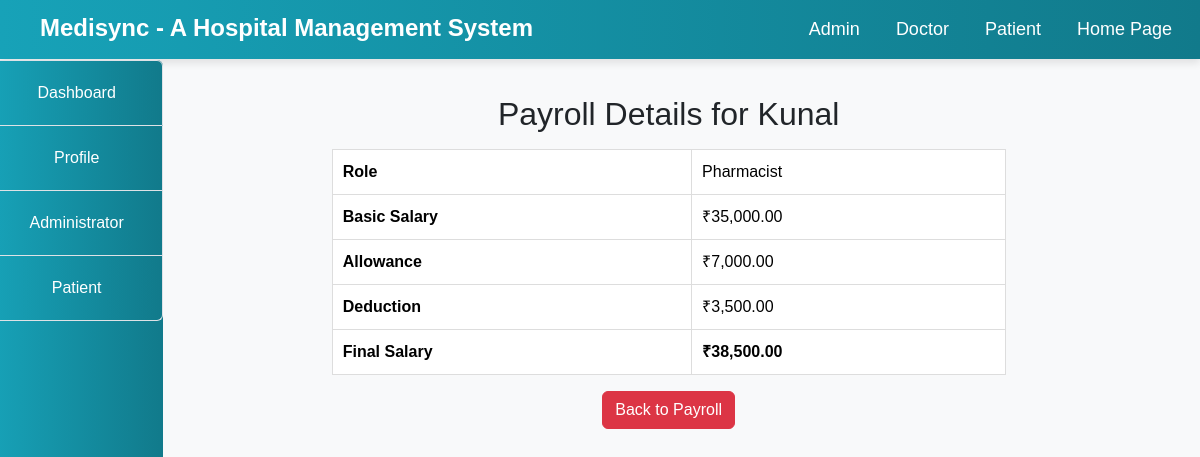
The app's page /Hospital/admin/viewpayroll.php?id=21 with its own data.
### tables this page shows
CREATE TABLE `staff` (
  `id` int(10) NOT NULL,
  `firstname` varchar(100) NOT NULL,
  `surname` varchar(100) NOT NULL,
  `username` varchar(100) NOT NULL,
  `email` varchar(100) NOT NULL,
  `gender` varchar(100) NOT NULL,
  `phone` varchar(100) NOT NULL,
  `city` varchar(100) NOT NULL,
  `qualification` varchar(100) NOT NULL,
  `role` varchar(100) NOT NULL,
  `experience` varchar(100) NOT NULL,
  `password` varchar(100) NOT NULL,
  `status` text NOT NULL,
  `date_reg` varchar(100) NOT NULL,
  `salary` int(10) NOT NULL,
  `department` varchar(100) NOT NULL
);

### Hospital/admin/viewpayroll.php (the view, shortened to what this page needs)
<?php
include("../include/connection.php");
include("../include/header.php");
if (isset($_GET['id'])) {
    $staff_id = $_GET['id'];
    $query = "SELECT * FROM staff WHERE id='$staff_id'";
    $res = mysqli_query($connect, $query);
    $row = mysqli_fetch_array($res);
    $firstname = $row['firstname'];
    $role = $row['role'];
    $basic_salary = $row['salary'];
    $allowance = 0.2 * $basic_salary;
    $deduction = 0.1 * $basic_salary;
    $final_salary = $basic_salary + $allowance - $deduction;
}
?>
<!DOCTYPE html>
<html lang="en">
<head>
</head>
<body>
    <div class="container-fluid">
        <div class="col-md-12">
            <div class="row">
                <div class="col-md-2" style="margin-left: -30px;">
                    <?php include("sidenav.php"); ?>
                </div>
                <div class="col-md-10">
                    <h2 class="text-center my-3">Payroll Details for <?php echo $firstname; ?></h2>
                    <table class="table table-bordered">
                        <tr>
                            <th>Role</th>
                            <td><?php echo $role; ?></td>
                        </tr>
                        <tr>
                            <th>Basic Salary</th>
                            <td><?php echo "₹" . number_format($basic_salary, 2); ?></td>
                        </tr>
                        <tr>
                            <th>Allowance</th>
                            <td><?php echo "₹" . number_format($allowance, 2); ?></td>
                        </tr>
                        <tr>
                            <th>Deduction</th>
                            <td><?php echo "₹" . number_format($deduction, 2); ?></td>
                        </tr>
                        <tr>
                            <th>Final Salary</th>
                            <td><b><?php echo "₹" . number_format($final_salary, 2); ?></b></td>
                        </tr>
                    </table>
                    <div class="text-center mt-3">
                        <a href="payroll.php"><button class="btn btn-danger">Back to Payroll</button></a>
                    </div>
                </div>
            </div>
        </div>
    </div>
</body>
</html>

### Hospital/include/header.php (style rules this page uses)
body { font-family: 'Arial', sans-serif; background-color: #f8f9fa; }

### Hospital/admin/viewpayroll.php (style rules this page uses)
.container-fluid { padding: 20px; }
.table { width: 70%; margin: auto; }
.table-bordered { border: 1px solid #ddd; }
.table th, .table td { padding: 10px; text-align: left; }
.text-center { text-align: center; }
.col-md-2 { margin-top: -19px; }

### records on screen
staff: firstname "Kunal", role "Pharmacist", salary "35,000.00", salary "7,000.00", salary "3,500.00", salary "38,500.00"
